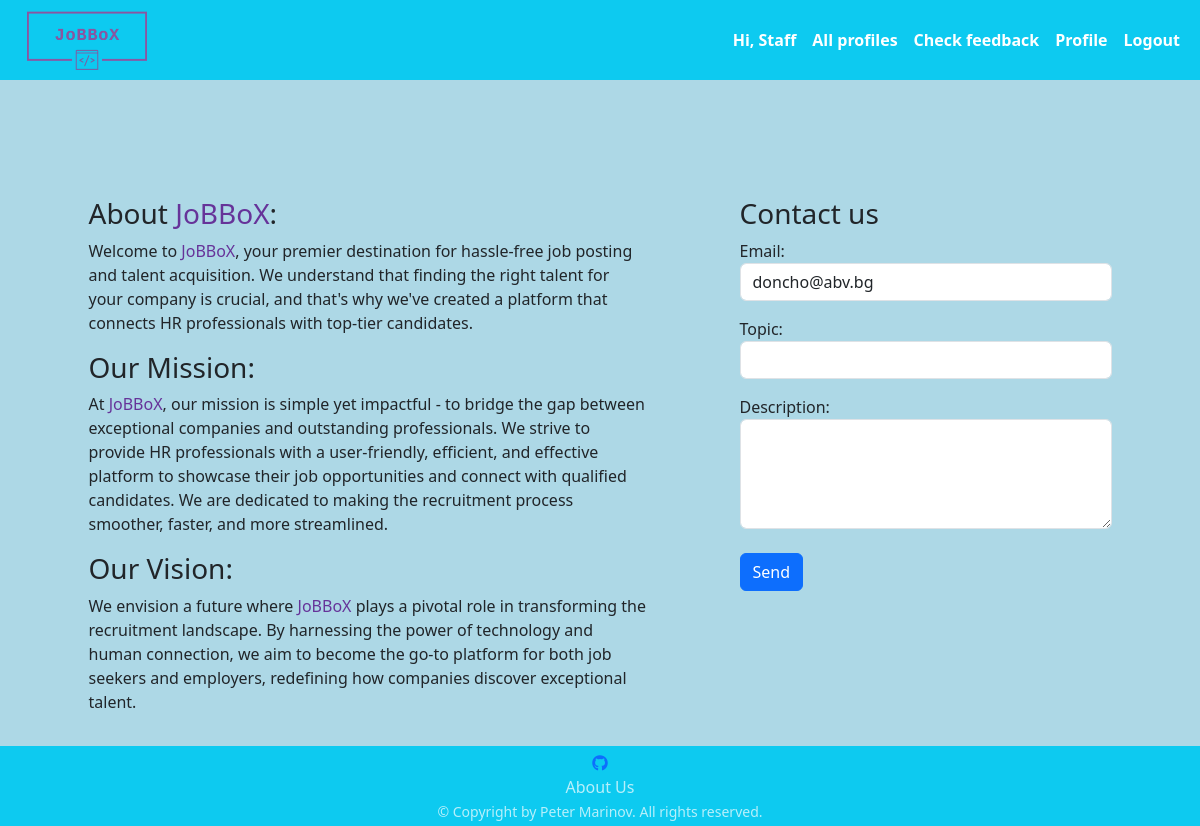
Before: /about/ (signed in) with the older database file.
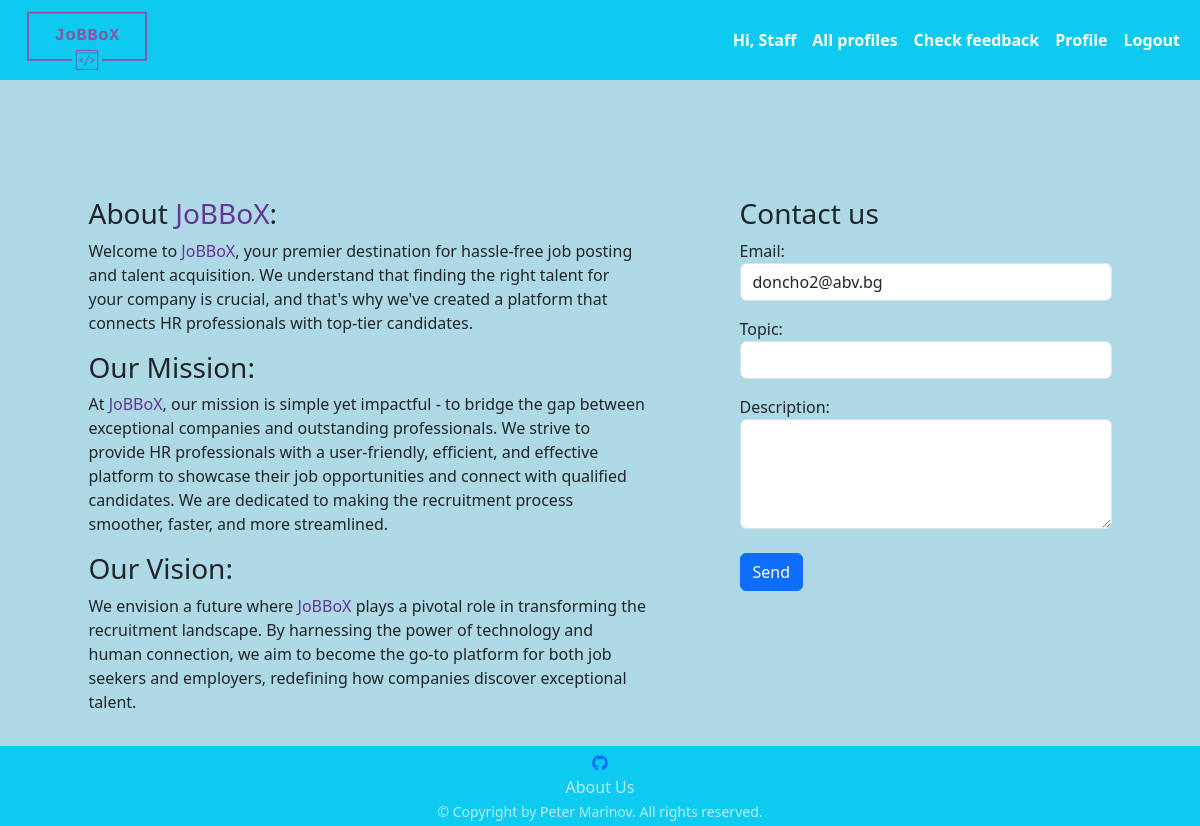
After: the same page with the newer database file.
### jobbox/app_auth/models.py (models this page shows)
class AppUser(auth_models.AbstractBaseUser, auth_models.PermissionsMixin):
    USERNAME_FIELD = 'email'
    objects = AppUserManager()
    email = models.EmailField(
        null=False,
        blank=False,
        unique=True,
    )
    is_staff = models.BooleanField(
        default=False,
    )

### jobbox/common/views.py (the view)
# urls.py: path('about/', AboutView.as_view(), name='about'),
class AboutView(SuccessMessageMixin, views.CreateView):
    template_name = 'common/about.html'
    model = ContactUs
    form_class = ContactUsFrom
    success_url = reverse_lazy('about')
    success_message = "Your message has been sent successfully!"
    def get_initial(self):
        initial = super().get_initial()
        try:
            user_email = self.request.current_user.email
            initial['email'] = user_email
        except AttributeError:
            pass
        return initial

### jobbox/common/forms.py
class ContactUsFrom(forms.ModelForm):
    class Meta:
        model = ContactUs
        fields = '__all__'
        widgets = {
            'email': forms.EmailInput(attrs={'class': 'form-control'}),
            'topic': forms.TextInput(attrs={'class': 'form-control'}),
            'description': forms.Textarea(attrs={'class': 'form-control', 'rows': 4}),
        }

### middawares/middawares.py (called while the page is built)
def set_profile_middleware(get_response):
    def middleware(request, *args, **kwargs):
        if request.user.is_authenticated:
            request.current_user = request.user
        else:
            request.current_user = None
        return get_response(request, *args, **kwargs)
    return middleware

### templates/common/about.html (shortened to what this page needs)
{% extends 'base.html' %}
{% block content %}
    <div class="d-flex align-items-start justify-content-around bd-highlight mb-3 mt-5">
        <article class="col-sm-6">
            <h3>About <span class="color-purple">JoBBoX</span>:</h3>
            <p>
                Welcome to <span class="color-purple">JoBBoX</span>, your premier destination for hassle-free job
                posting and talent acquisition. We
                understand
                that finding the right talent for your company is crucial, and that's why we've created a platform that
                connects
                HR professionals with top-tier candidates.
            </p>
            <h3>Our Mission:</h3>
            <p>
                At <span class="color-purple">JoBBoX</span>, our mission is simple yet impactful - to bridge the gap
                between exceptional companies and
                outstanding
                professionals. We strive to provide HR professionals with a user-friendly, efficient, and effective
                platform
                to
                showcase their job opportunities and connect with qualified candidates. We are dedicated to making the
                recruitment process smoother, faster, and more streamlined.
            </p>
            <h3>Our Vision:</h3>
            <p>
                We envision a future where <span class="color-purple">JoBBoX</span> plays a pivotal role in transforming
                the recruitment landscape. By
                harnessing the power of technology and human connection, we aim to become the go-to platform for both
                job seekers and employers, redefining how companies discover exceptional talent.
            </p>
        </article>
        <div class="col-sm-4">
            <h3>Contact us</h3>
            <form action="{% url 'about' %}" method="POST">
                <div class="form-group">
                    {{ form.as_p }}
                    <button class="btn btn-primary mt-2">Send</button>
                </div>
            </form>
        </div>
    </div>
{% endblock %}

Changed rows visible on the page:
changed AppUser: email "doncho@abv.bg" → "doncho2@abv.bg"
